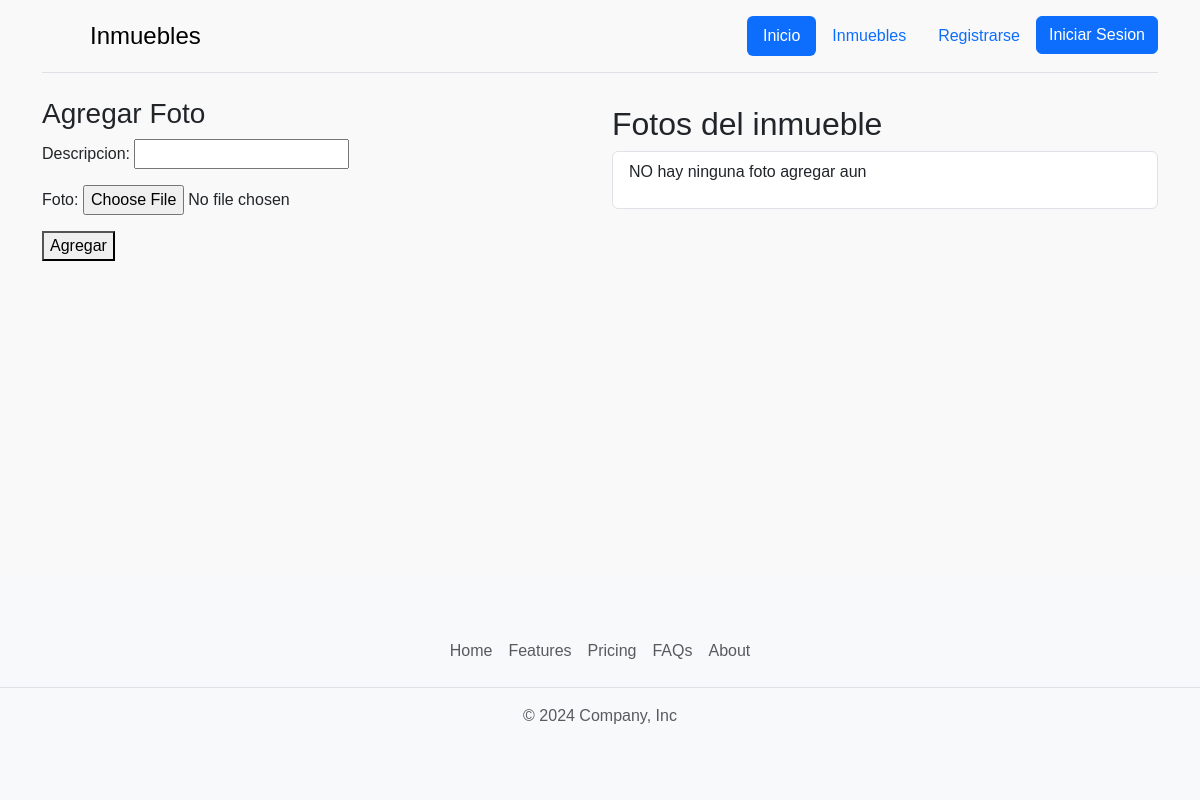
Before: /inmuebles/1/fotos/agregar with the older database file.
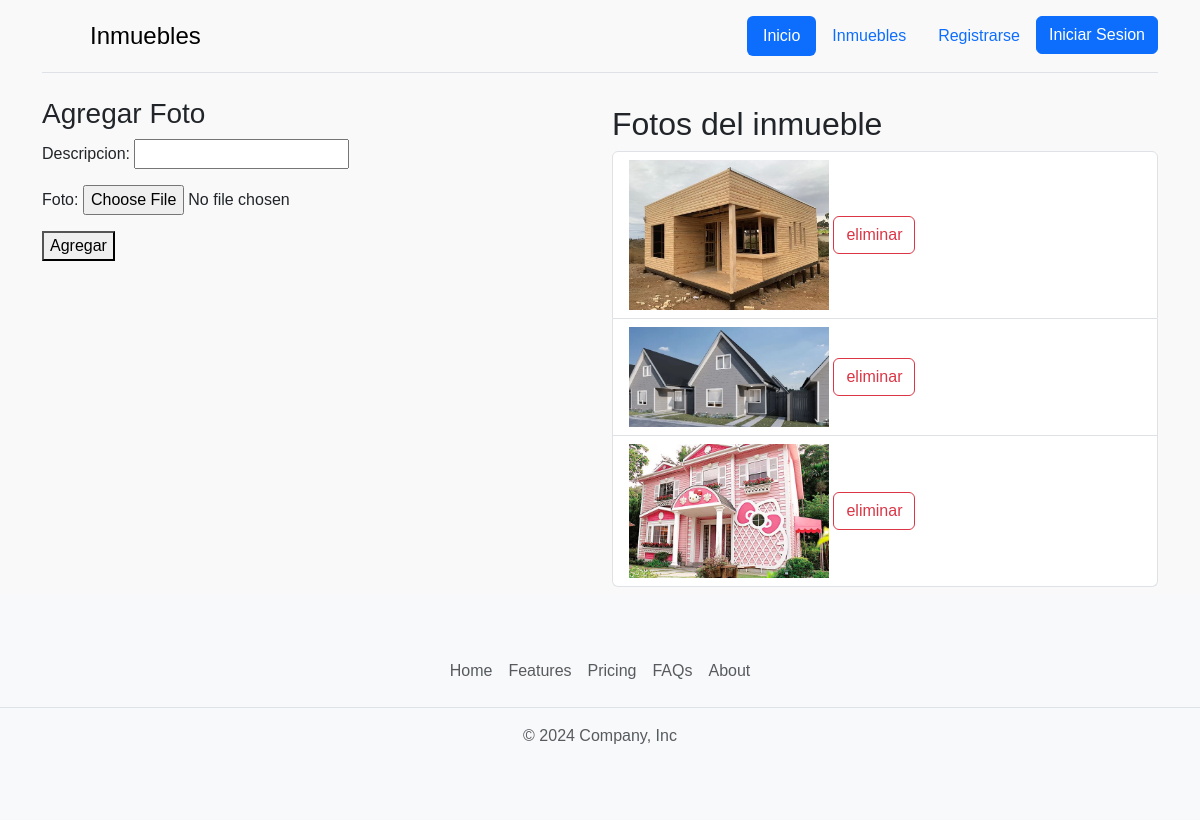
After: the same page with the newer database file.
### gestion_inmuebles/models.py (models this page shows)
class Foto(models.Model):
    descripcion = models.CharField(max_length=255, blank=True, null=True, default='')
    foto = models.ImageField(upload_to='inmuebles/')
    inmueble = models.ManyToManyField(Inmueble,related_name='fotos')

### gestion_inmuebles/views.py (the view)
# urls.py: path('inmuebles/<int:id_inmueble>/fotos/agregar',agregar_foto_a_inmueble,name='agregar_foto'),
def agregar_foto_a_inmueble(request,id_inmueble):
    inmueble = Inmueble.objects.get(id=id_inmueble)
    if request.method=='POST':
        form = FotoForm(request.POST,request.FILES)
        if form.is_valid():
            foto = form.save(commit=False)
            foto.save()
            foto.inmueble.add(inmueble)
            return redirect(request.META['HTTP_REFERER'])
    else:
        form = FotoForm()
    context = {
        'form':form,
        'inmueble':inmueble
               }
    return render(request,'agregar_foto.html',context)

### gestion_inmuebles/forms.py
class FotoForm(forms.ModelForm):
    class Meta:
        model=Foto
        fields= ['descripcion','foto']

### templates/agregar_foto.html (shortened to what this page needs)
{% extends 'layout/base.html' %}
{% block content %}
<main class="container">
    <div class="row">
        <div class="col">
            <form method="post" enctype="multipart/form-data">
                <h3>Agregar Foto</h3>
                {{ form.as_p }}
                <button type="submit">Agregar</button>
            </form>
        </div>
        <div class="col">
            <article class="p-0 my-2">
                <h2>Fotos del inmueble</h2>
                <ul class="list-group">
                    {% if inmueble.fotos.all %}
                        {% for foto in inmueble.fotos.all %}
                            <li class="list-group-item">
                                <img class="" src="{{foto.foto.url}}" width="200px" alt="{{foto.descripcion}}" srcset="">
                                <a class="btn btn-outline-danger" href="{% url 'eliminar_foto' id_inmueble=inmueble.id id_foto=foto.id  %}">eliminar</a>
                            </li>
                        {% endfor %}
                    {% else %}
                    <li class="list-group-item">
                        <p>NO hay ninguna foto agregar aun</p>
                    </li>
                    {% endif %}
                </ul>
            </article>
        </div>
    </div>
</main>
{% endblock content %}

### templates/layout/base.html (shortened to what this page needs)
<!DOCTYPE html>
<html lang="en">
<head>
    <link href="https://cdn.jsdelivr.net/npm/bootstrap@5.3.3/dist/css/bootstrap.min.css" rel="stylesheet">
    {% load static %}
    <link rel="stylesheet" href="{% static 'css/style.css' %}">
</head>
<body class="d-flex flex-column h-100 ">
    {% include 'layout/navbar.html' %}
    {% block content %}
    {% endblock content %}
        <div class="footer mt-auto py-3 bg-body-tertiary ">
            <footer class="py-3 my-4">
              <ul class="nav justify-content-center border-bottom pb-3 mb-3">
                <li class="nav-item"><a href="#" class="nav-link px-2 text-body-secondary">Home</a></li>
                <li class="nav-item"><a href="#" class="nav-link px-2 text-body-secondary">Features</a></li>
                <li class="nav-item"><a href="#" class="nav-link px-2 text-body-secondary">Pricing</a></li>
                <li class="nav-item"><a href="#" class="nav-link px-2 text-body-secondary">FAQs</a></li>
                <li class="nav-item"><a href="#" class="nav-link px-2 text-body-secondary">About</a></li>
              </ul>
              <p class="text-center text-body-secondary">© 2024 Company, Inc</p>
            </footer>
          </div>
</body>
</html>

### templates/layout/navbar.html
<div class="container">
    <header class="d-flex flex-wrap justify-content-center py-3 mb-4 border-bottom">
      <a href="/" class="d-flex align-items-center mb-3 mb-md-0 me-md-auto link-body-emphasis text-decoration-none">
        <svg class="bi me-2" width="40" height="32"><use xlink:href="#bootstrap"></use></svg>
        <span class="fs-4">Inmuebles</span>
      </a>
      <ul class="nav nav-pills">
        <li class="nav-item"><a href="{% url 'inicio' %}" class="nav-link active" aria-current="page">Inicio</a></li>
        <li class="nav-item"><a href="{% url 'inmuebles' %}" class="nav-link">Inmuebles</a></li>
        {% if not user.is_authenticated %}
            <li class="nav-item"><a href="{% url 'register' %}" class="nav-link">Registrarse</a></li>
        {% else %}
            <li class="nav-item">
                <a href="{% url 'profile' %}" class="nav-link">Hola {{user.username|title}}</a>
            </li>
        {% endif%}
        <li class="nav-item">
            {% if user.is_authenticated %}
            <form action="{% url 'logout' %}" method="post">
                {% csrf_token %}
                <button class="nav-link" type="submit">Cerrar Sesion</button>
            </form>
            {% else %}
            <a href="{% url 'login' %}" class="btn btn-primary" aria-current="page">Iniciar Sesion</a>
            {% endif %}
        </li>
      </ul>
    </header>
  </div>

### static/css/style.css (style rules this page uses)
body { display: flex; flex-direction: column; min-height: 100vh; margin: 0; background-color: #F9F9F9; font-family: Verdana, Geneva, Tahoma, sans-serif; }
main { flex: 1; }

Changed rows visible on the page:
added Foto: foto (picture)
added Foto: foto (picture)
added Foto: foto (picture)
Other visible differences:
text no longer shown: "NO hay ninguna foto agregar aun"
